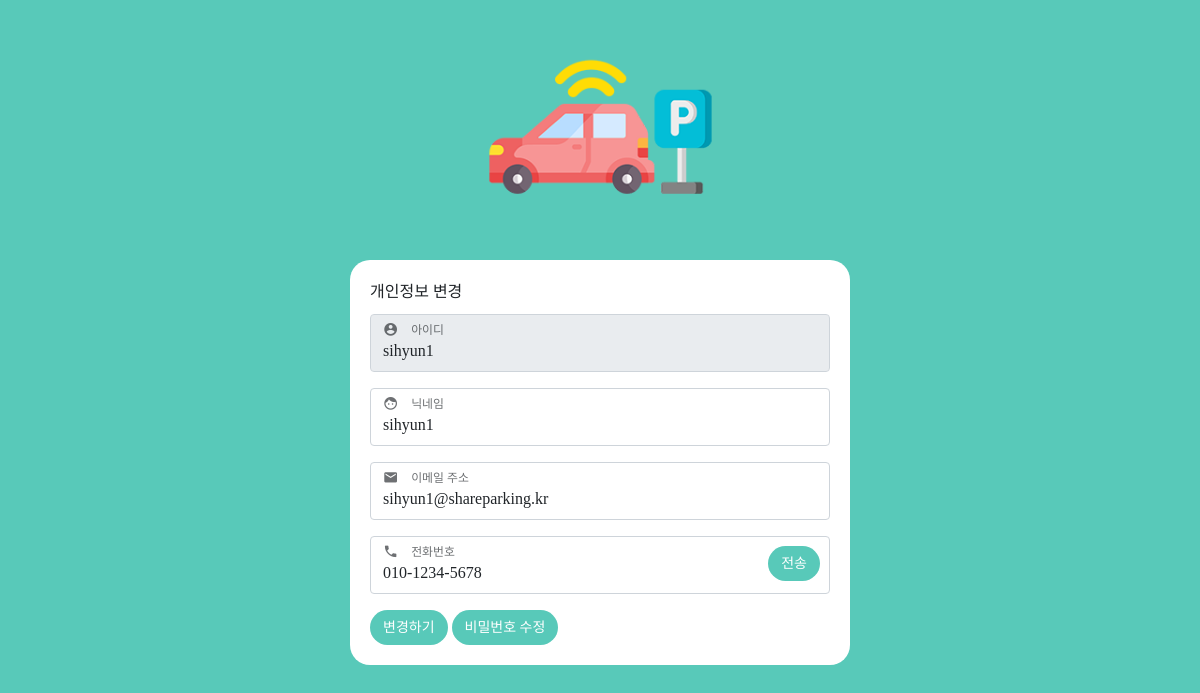
The page /edit_personal_info/ (signed in) on the database its author committed.
### common/models.py (models this page shows, shortened)
class Personal(models.Model):
    user = models.OneToOneField(User, on_delete=models.CASCADE, primary_key=True)
    nickname = models.CharField(max_length=100)
    point = models.IntegerField(null=True, blank=True)
    deposit = models.IntegerField()
    email = models.CharField(max_length=200)
    phone = models.CharField(max_length=14)
    addr = models.CharField(max_length=200)
    postcode = models.IntegerField()
    push_token = models.CharField(max_length=100)
    class Meta:
        db_table= 'personal'

### common/views.py (the view, shortened to what this page needs)
# urls.py: path('edit_personal_info/', views.edit_personal_info , name="edit_personal_info"),
def edit_personal_info(request):
    user = request.user
    req_user = Personal.objects.get(user=user)
    context = {
        "personal" : req_user
    }
    print("Personal로 조회한 기존 이메일")
    bfEmail = req_user.email
    print(bfEmail)
    print("User로 조회한 기존 이메일")
    req_user2 = User.objects.get(username=user)
    bfEmail2 = req_user2.email
    print(bfEmail2)
    return render(request, 'common/edit_personal_info.html', context)

### templates/common/edit_personal_info.html (shortened to what this page needs)
{% extends 'base.html' %}
{% load static %}
{% block content %}
<div id="logo-div">
    <center>
        <img src="{% static 'icon/주차나라_로고_apk.png' %}" id="logo">
    </center>
</div>
<form method="POST" class="post-form container">
    <div id="content">
        <label class='box-title'>개인정보 변경</label>
        <div class="form-floating mb-3">
            <input type="text" class="form-control" id="inputUsername" name="username" autocomplete="off" value="{{ personal.user }}"
                   value="{{ form.username.value|default_if_none:'' }}" placeholder="아이디" disabled>
            <label for="inputUsername">
                <text class="label-text">아이디</text>
            </label>
        </div>
        <div class="form-floating mb-3">
            <input type="text" class="form-control" id="inputNickname" name="nickname" autocomplete="off" value="{{ personal.nickname }}"
                   value="{{ form.nickname.value|default_if_none:'' }}" placeholder="닉네임">
            <label for="inputNickname">
                <text class="label-text">닉네임</text>
            </label>
        </div>
        <div class="form-floating mb-3">
            <input type="text" class="form-control" id="inputEmail" name="email" autocomplete="off" value="{{ personal.email }}"
                   value="{{ form.email.value|default_if_none:'' }}" placeholder="이메일 주소">
            <label for="inputEmail">
                <text class="label-text">이메일 주소</text>
            </label>
        </div>
        <div class="form-floating mb-3" id="phone-div">
            <input type="text" class="form-control" id="inputPhone" name="user_phone" autocomplete="off"  value="{{ personal.phone }}"
                   value="{{ form.phone.value|default_if_none:'' }}" placeholder="전화번호">
            <label for="inputPhone">
                <text class="label-text">전화번호</text>
            </label>
            <button type="button" class="btn input-btn" id="send-sms-btn">전송</button>
        </div>
        <button type="submit" class="btn input-btn">변경하기</button>
        <button type="button" class="btn input-btn" onclick="location.href='/change_password'">비밀번호 수정</button>
    </div>
</form>
{% endblock %}

### templates/common/edit_personal_info.html (style rules this page uses)
body { font-family: '넥슨 고딕'; background-color: #58C9B9; }
#content { width:90%; margin:auto; min-width:300px; max-width:500px; padding:20px; background-color:white; border-radius: 20px; }
#logo { max-width:600px; width:20%; height:auto; margin:10px; }
.label-text { position: absolute; width: 100px; left: 45px; font-size:14px; }
.box-title { margin-bottom: 10px; }
#send-sms-btn { position:absolute; right:10px; top:10px; }
.input-btn { background-color: #58C9B9; color:white; font-size:14px; border-radius: 9999px; }

### rows shown on the page
Personal: username "sihyun1", nickname "sihyun1", email "sihyun1@shareparking.kr", user_phone "010-1234-5678"
